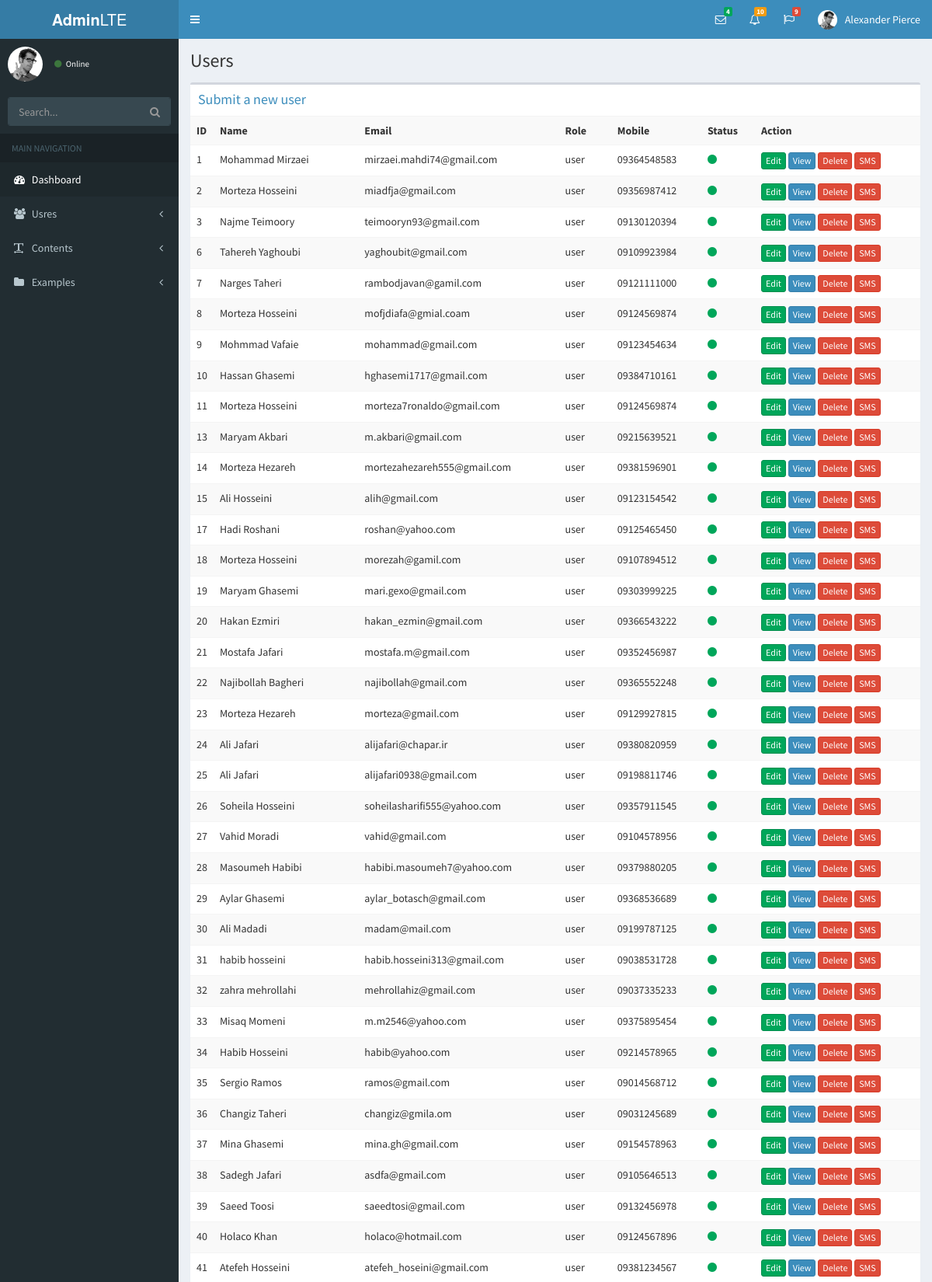
Page /users.php (signed in, upper part) on the committed database.
### tables this page shows
CREATE TABLE `users` (
  `id` int(11) UNSIGNED NOT NULL,
  `role` varchar(32) NOT NULL DEFAULT 'user',
  `email` varchar(64) NOT NULL,
  `password` varchar(64) NOT NULL,
  `name` varchar(64) DEFAULT NULL,
  `family` varchar(64) DEFAULT NULL,
  `gender` enum('female','male') DEFAULT NULL,
  `image` varchar(64) DEFAULT NULL,
  `mobile` varchar(64) DEFAULT NULL,
  `address` varchar(255) DEFAULT NULL,
  `status` tinyint(1) NOT NULL DEFAULT 1,
  `created_at` timestamp NOT NULL DEFAULT current_timestamp() ON UPDATE current_timestamp(),
  `updated_at` timestamp NULL DEFAULT NULL
);

### app/Models/User.php (called while the page is built, shortened)
<?php
function get_users()
{
    $conn = connection();
    $query = $conn->prepare("SELECT * FROM users");
    $query->execute();
    $users = $query->fetchAll();
    return $users;
}

### app/public.php (called while the page is built, shortened)
<?php
function current_url()
{
    if (empty($_SERVER['QUERY_STRING'])) {
        $query_string = '';
    } else {
        $query_string = '?' . $_SERVER['QUERY_STRING'];
    }
    return $_SERVER['PHP_SELF'] . $query_string;
}
function is_updated($updated_at)
{
    $now = time() - 60;
    $updated_at = strtotime($updated_at);
    return false;
}

### users.php (the view, shortened to what this page needs)
<!DOCTYPE html>
<html>
<?php include_once 'master/head.php'; ?>
<body class="hold-transition skin-blue sidebar-mini">
<div class="wrapper">
    <?php include_once 'master/header.php'; ?>
    <?php include_once 'master/sidebar.php'; ?>
    <div class="content-wrapper">
        <section class="content-header">
            <h1>Users</h1>
        </section>
        <section class="content">
            <div class="row">
                <div class="col-xs-12">
                    <div class="box">
                        <div class="box-header">
                            <h3 class="box-title"><a href="users_create.php">Submit a new user</a></h3>
                        </div>
                        <div class="box-body no-padding table-responsive">
                            <table class="table table-striped">
                                <tr>
                                    <th style="width: 10px">ID</th>
                                    <th>Name</th>
                                    <th>Email</th>
                                    <th>Role</th>
                                    <th>Mobile</th>
                                    <th>Status</th>
                                    <th>Action</th>
                                </tr>
                                <?php foreach (get_users() as $user): ?>
                                    <tr class="<?= (is_updated($user['updated_at'])) ? 'updated' : ''; ?>">
                                        <td><?=$user['id'];?></td>
                                        <td><?=$user['name'];?> <?=$user['family'];?></td>
                                        <td><?=$user['email'];?></td>
                                        <td><?=$user['role'];?></td>
                                        <td><?=$user['mobile'];?></td>
                                        <?php if($user['status']): ?>
                                            <td><i class="fa fa-circle text-green"></i></td>
                                        <?php else: ?>
                                            <td><i class="fa fa-circle-o text-red"></i></td>
                                        <?php endif; ?>
                                        <td>
                                            <a href="users_edit.php?id=<?=$user['id'];?>" class="btn btn-success btn-xs">Edit</a>
                                            <a href="users_view.php?id=<?=$user['id'];?>" class="btn btn-primary btn-xs">View</a>
                                            <form action="<?=current_url();?>" class="delete" method="post" style="display: inline-block">
                                                <button type="submit" name="user_delete" class="btn btn-danger btn-xs">Delete</button>
                                            </form>
                                            <form action="<?=current_url();?>" method="post" style="display: inline-block">
                                                <button type="submit" name="send_sms" class="btn btn-danger btn-xs">SMS</button>
                                            </form>
                                        </td>
                                    </tr>
                                <?php endforeach; ?>
                            </table>
                        </div>
                    </div>
                </div>
            </div>
        </section>
    </div>
</div>
</body>
</html>

### master/head.php (shortened to what this page needs)
<head>
    <link rel="stylesheet" href="./assets/css/bootstrap.min.css">
    <link rel="stylesheet" href="./assets/css/font-awesome.min.css">
    <link rel="stylesheet" href="./assets/css/ionicons.min.css">
    <link rel="stylesheet" href="./assets/css/jquery-jvectormap.css">
    <link rel="stylesheet" href="./assets/css/AdminLTE.min.css">
    <link rel="stylesheet" href="./assets/css/_all-skins.min.css">
</head>

### master/header.php (shortened to what this page needs)
<header class="main-header">
    <a href="index.php" class="logo">
        <span class="logo-lg"><b>Admin</b>LTE</span>
    </a>
    <nav class="navbar navbar-static-top">
        <a href="#" class="sidebar-toggle" data-toggle="push-menu" role="button">
        </a>
        <div class="navbar-custom-menu">
            <ul class="nav navbar-nav">
                <li class="messages-menu">
                    <a href="#" class="dropdown-toggle" data-toggle="dropdown">
                        <i class="fa fa-envelope-o"></i>
                        <span class="label label-success">4</span>
                    </a>
                </li>
                <li class="notifications-menu">
                    <a href="#" class="dropdown-toggle" data-toggle="dropdown">
                        <i class="fa fa-bell-o"></i>
                        <span class="label label-warning">10</span>
                    </a>
                </li>
                <li class="tasks-menu">
                    <a href="#" class="dropdown-toggle" data-toggle="dropdown">
                        <i class="fa fa-flag-o"></i>
                        <span class="label label-danger">9</span>
                    </a>
                </li>
                <li class="user user-menu">
                    <a href="#" class="dropdown-toggle" data-toggle="dropdown">
                        <img src="./assets/img/user2-160x160.jpg" class="user-image" alt="User Image">
                        <span class="hidden-xs">Alexander Pierce</span>
                    </a>
                </li>
            </ul>
        </div>
    </nav>
</header>

### master/sidebar.php (shortened to what this page needs)
<aside class="main-sidebar">
    <section class="sidebar">
        <div class="user-panel">
            <div class="pull-left image">
                <img src="./assets/img/user2-160x160.jpg" class="img-circle" alt="User Image">
            </div>
            <div class="pull-left info">
                <a href="#"><i class="fa fa-circle text-success"></i> Online</a>
            </div>
        </div>
        <form action="#" method="get" class="sidebar-form">
            <div class="input-group">
                <input type="text" name="q" class="form-control" placeholder="Search...">
                <span class="input-group-btn">
                <button type="submit" name="search" id="search-btn" class="btn btn-flat">
                  <i class="fa fa-search"></i>
                </button>
              </span>
            </div>
        </form>
        <ul class="sidebar-menu" data-widget="tree">
            <li class="header">MAIN NAVIGATION</li>
            <li class="treeview menu-open">
                <a href="index.php">
                    <i class="fa fa-dashboard"></i> <span>Dashboard</span>
                </a>
            </li>
            <li class="treeview">
                <a href="">
                    <i class="fa fa-users"></i> <span>Usres</span>
                    <span class="pull-right-container">
              <i class="fa fa-angle-left pull-right"></i>
            </span>
                </a>
            </li>
            <li class="treeview">
                <a href="">
                    <i class="fa fa-text-width"></i> <span>Contents</span>
                    <span class="pull-right-container">
              <i class="fa fa-angle-left pull-right"></i>
            </span>
                </a>
            </li>
            <li class="treeview">
                <a href="#">
                    <i class="fa fa-folder"></i> <span>Examples</span>
                    <span class="pull-right-container">
              <i class="fa fa-angle-left pull-right"></i>
            </span>
                </a>
            </li>
        </ul>
    </section>
</aside>

### rows in the picture
users: id "1", name "Mohammad", family "Mirzaei", email "mirzaei.mahdi74@gmail.com", role "user", mobile "09364548583", status 1 (drawn)
users: id "2", name "Morteza", family "Hosseini", email "miadfja@gmail.com", role "user", mobile "09356987412", status 1 (drawn)
users: id "3", name "Najme", family "Teimoory", email "teimooryn93@gmail.com", role "user", mobile "09130120394", status 1 (drawn)
users: id "6", name "Tahereh", family "Yaghoubi", email "yaghoubit@gmail.com", role "user", mobile "09109923984", status 1 (drawn)
users: id "7", name "Narges", family "Taheri", email "rambodjavan@gamil.com", role "user", mobile "09121111000", status 1 (drawn)
users: id "8", name "Morteza", family "Hosseini", email "mofjdiafa@gmial.coam", role "user", mobile "09124569874", status 1 (drawn)
users: id "9", name "Mohmmad", family "Vafaie", email "mohammad@gmail.com", role "user", mobile "09123454634", status 1 (drawn)
users: id "10", name "Hassan", family "Ghasemi", email "hghasemi1717@gmail.com", role "user", mobile "09384710161", status 1 (drawn)
users: id "11", name "Morteza", family "Hosseini", email "morteza7ronaldo@gmail.com", role "user", mobile "09124569874", status 1 (drawn)
users: id "13", name "Maryam", family "Akbari", email "m.akbari@gmail.com", role "user", mobile "09215639521", status 1 (drawn)
users: id "14", name "Morteza", family "Hezareh", email "mortezahezareh555@gmail.com", role "user", mobile "09381596901", status 1 (drawn)
users: id "15", name "Ali", family "Hosseini", email "alih@gmail.com", role "user", mobile "09123154542", status 1 (drawn)
users: id "17", name "Hadi", family "Roshani", email "roshan@yahoo.com", role "user", mobile "09125465450", status 1 (drawn)
users: id "18", name "Morteza", family "Hosseini", email "morezah@gamil.com", role "user", mobile "09107894512", status 1 (drawn)
users: id "19", name "Maryam", family "Ghasemi", email "mari.gexo@gmail.com", role "user", mobile "09303999225", status 1 (drawn)
users: id "20", name "Hakan", family "Ezmiri", email "hakan_ezmin@gmail.com", role "user", mobile "09366543222", status 1 (drawn)
users: id "21", name "Mostafa", family "Jafari", email "mostafa.m@gmail.com", role "user", mobile "09352456987", status 1 (drawn)
users: id "22", name "Najibollah", family "Bagheri", email "najibollah@gmail.com", role "user", mobile "09365552248", status 1 (drawn)
users: id "23", name "Morteza", family "Hezareh", email "morteza@gmail.com", role "user", mobile "09129927815", status 1 (drawn)
users: id "24", name "Ali", family "Jafari", email "alijafari@chapar.ir", role "user", mobile "09380820959", status 1 (drawn)
users: id "25", name "Ali", family "Jafari", email "alijafari0938@gmail.com", role "user", mobile "09198811746", status 1 (drawn)
users: id "26", name "Soheila", family "Hosseini", email "soheilasharifi555@yahoo.com", role "user", mobile "09357911545", status 1 (drawn)
users: id "27", name "Vahid", family "Moradi", email "vahid@gmail.com", role "user", mobile "09104578956", status 1 (drawn)
users: id "28", name "Masoumeh", family "Habibi", email "habibi.masoumeh7@yahoo.com", role "user", mobile "09379880205", status 1 (drawn)
users: id "29", name "Aylar", family "Ghasemi", email "aylar_botasch@gmail.com", role "user", mobile "09368536689", status 1 (drawn)
users: id "30", name "Ali", family "Madadi", email "madam@mail.com", role "user", mobile "09199787125", status 1 (drawn)
users: id "31", name "habib", family "hosseini", email "habib.hosseini313@gmail.com", role "user", mobile "09038531728", status 1 (drawn)
users: id "32", name "zahra", family "mehrollahi", email "mehrollahiz@gmail.com", role "user", mobile "09037335233", status 1 (drawn)
users: id "33", name "Misaq", family "Momeni", email "m.m2546@yahoo.com", role "user", mobile "09375895454", status 1 (drawn)
users: id "34", name "Habib", family "Hosseini", email "habib@yahoo.com", role "user", mobile "09214578965", status 1 (drawn)
users: id "35", name "Sergio", family "Ramos", email "ramos@gmail.com", role "user", mobile "09014568712", status 1 (drawn)
users: id "36", name "Changiz", family "Taheri", email "changiz@gmila.om", role "user", mobile "09031245689", status 1 (drawn)
users: id "37", name "Mina", family "Ghasemi", email "mina.gh@gmail.com", role "user", mobile "09154578963", status 1 (drawn)
users: id "38", name "Sadegh", family "Jafari", email "asdfa@gmail.com", role "user", mobile "09105646513", status 1 (drawn)
users: id "39", name "Saeed", family "Toosi", email "saeedtosi@gmail.com", role "user", mobile "09132456978", status 1 (drawn)
users: id "40", name "Holaco", family "Khan", email "holaco@hotmail.com", role "user", mobile "09124567896", status 1 (drawn)
users: id "41", name "Atefeh", family "Hosseini", email "atefeh_hoseini@gmail.com", role "user", mobile "09381234567", status 1 (drawn)
